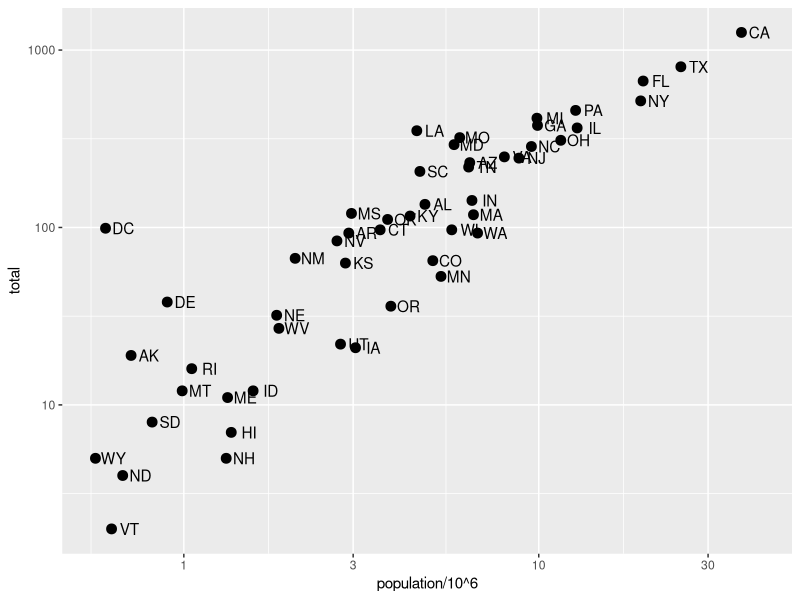
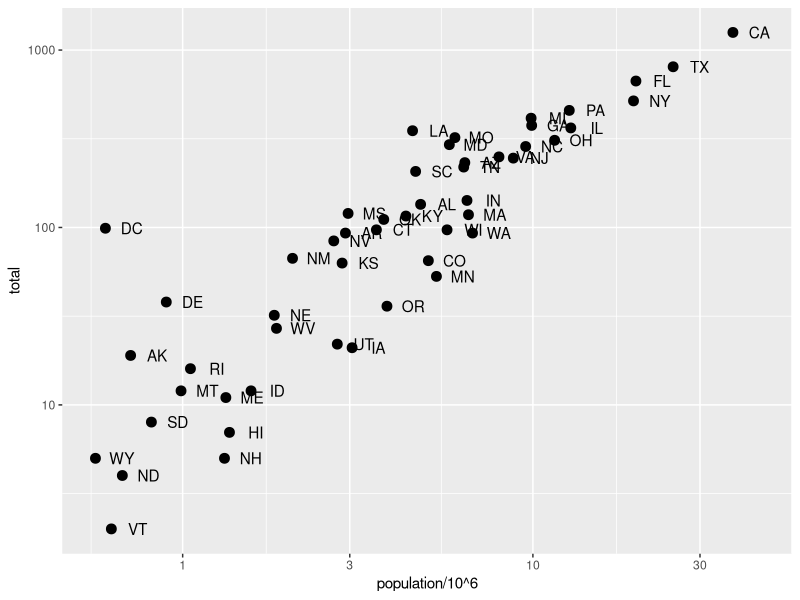
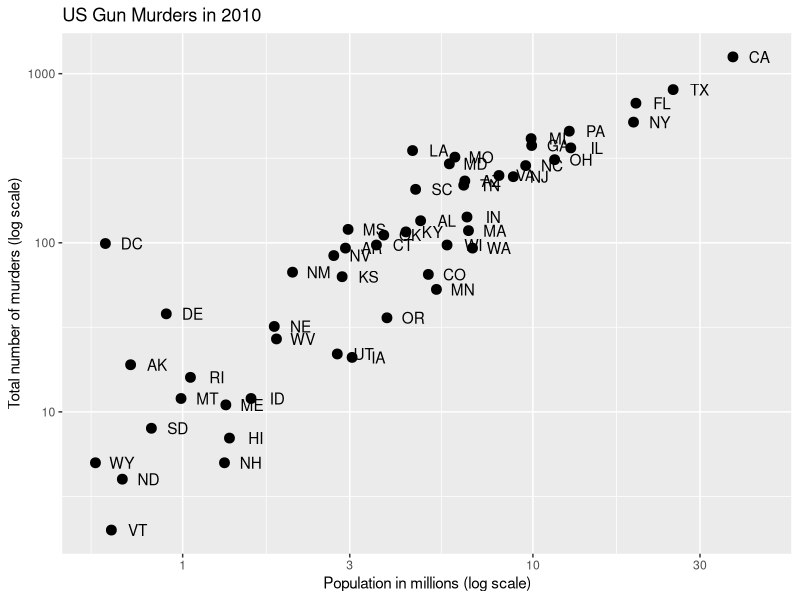
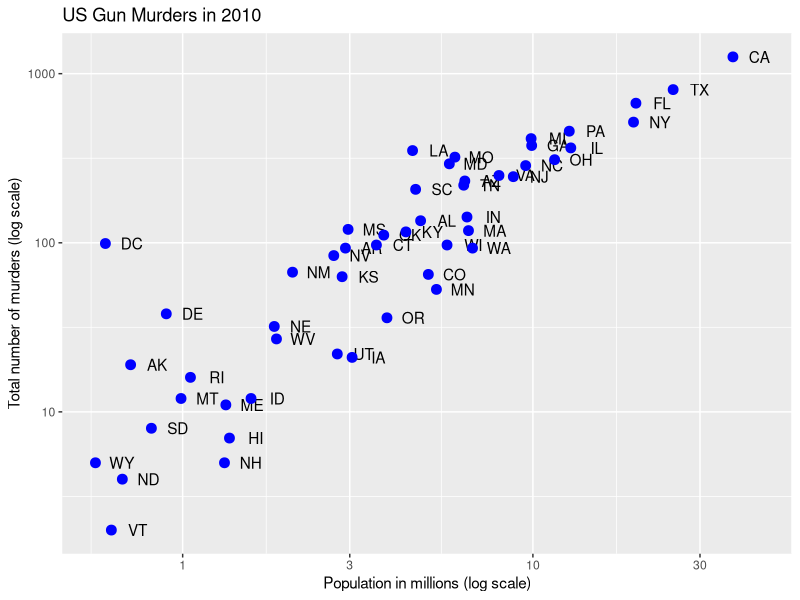
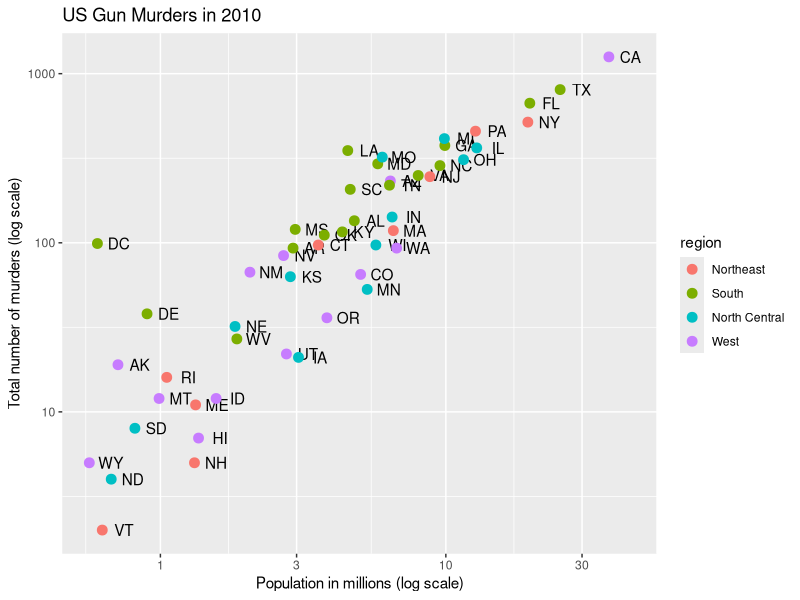
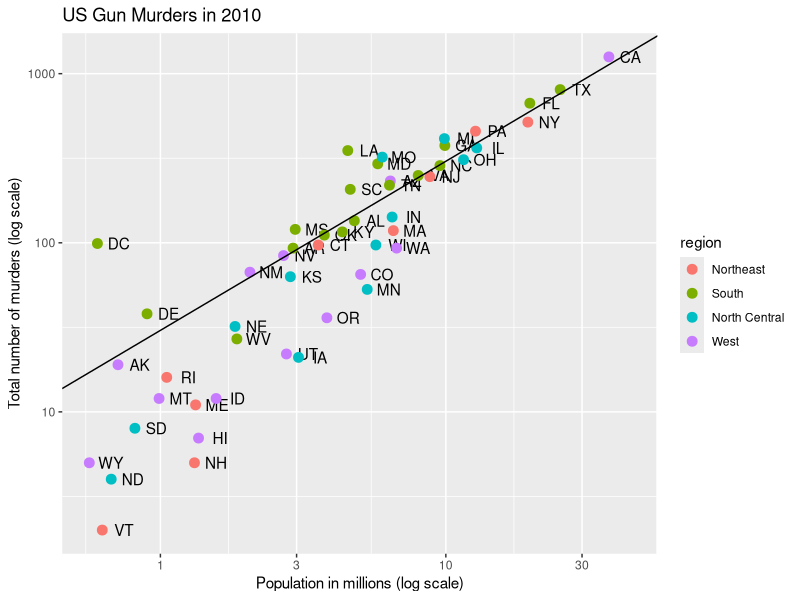
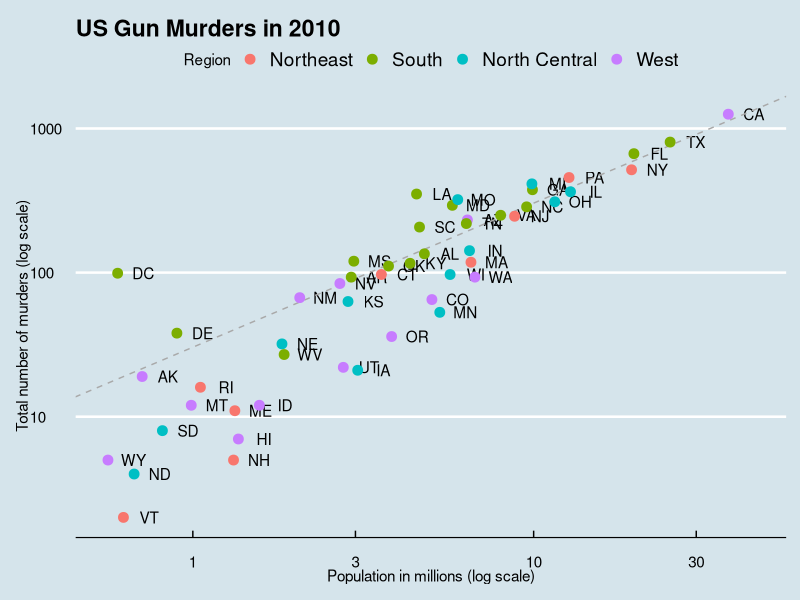

Source code (R) for these figures, in order:
# define p
library(tidyverse)
library(dslabs)
data(murders)
p <- murders %>% ggplot(aes(population/10^6, total, label = abb))

# log base 10 scale the x-axis and y-axis
p + geom_point(size = 3) +
  geom_text(nudge_x = 0.05) +
  scale_x_continuous(trans = "log10") +
  scale_y_continuous(trans = "log10")

# efficient log scaling of the axes
p + geom_point(size = 3) +
  geom_text(nudge_x = 0.075) +
  scale_x_log10() +
  scale_y_log10()

#labels and title
p + geom_point(size = 3) +
  geom_text(nudge_x = 0.075) +
  scale_x_log10() +
  scale_y_log10() +
  xlab("Population in millions (log scale)") +
  ylab("Total number of murders (log scale)") +
  ggtitle("US Gun Murders in 2010")


# redefine p to be everything except the points layer
p <- murders %>%
  ggplot(aes(population/10^6, total, label = abb)) +
  geom_text(nudge_x = 0.075) +
  scale_x_log10() +
  scale_y_log10() +
  xlab("Population in millions (log scale)") +
  ylab("Total number of murders (log scale)") +
  ggtitle("US Gun Murders in 2010")

# make all points blue
p + geom_point(size = 3, color = "blue")

# color points by region
p + geom_point(aes(col = region), size = 3)

# Add a line with average murder rate per million
# define average murder rate
r <- murders %>%
  summarize(rate = sum(total) / sum(population) * 10^6) %>%
  pull(rate)
# Because if a state has a population x and it has the same murder
# rate as the US, which is r, we simply multiply
# r by x to get the total number of murders.
# since y=rx slope =1, intercept at log scale = log10(r)
# basic line with average murder rate for the country
p + geom_point(aes(col = region), size = 3) +
  geom_abline(intercept = log10(r))    # slope is default of 1

# change line to dashed and dark grey, line under points, so render the line first and then the points
# use lty to chnage line type
p = p + 
  geom_abline(intercept = log10(r), lty = 2, color = "darkgrey") +
  geom_point(aes(col = region), size = 3)

# Code: Change legend title
p <- p + scale_color_discrete(name = "Region")    # capitalize legend title

library(ggthemes)
p + theme_economist()
